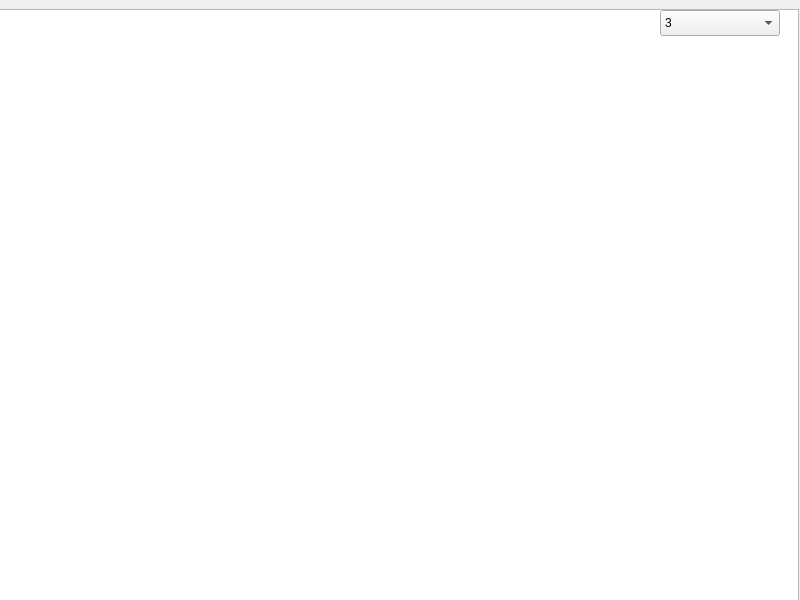
<?xml version="1.0" encoding="UTF-8"?>
<ui version="4.0">
 <class>MainWindow</class>
 <widget class="QMainWindow" name="MainWindow">
  <property name="geometry">
   <rect>
    <x>0</x>
    <y>0</y>
    <width>800</width>
    <height>600</height>
   </rect>
  </property>
  <property name="windowTitle">
   <string>MainWindow</string>
  </property>
  <widget class="QWidget" name="centralWidget">
   <widget class="QGraphicsView" name="gv_Radar">
    <property name="geometry">
     <rect>
      <x>-1</x>
      <y>9</y>
      <width>800</width>
      <height>600</height>
     </rect>
    </property>
   </widget>
   <widget class="QComboBox" name="scale_selector">
    <property name="geometry">
     <rect>
      <x>660</x>
      <y>10</y>
      <width>120</width>
      <height>26</height>
     </rect>
    </property>
    <item>
     <property name="text">
      <string>3</string>
     </property>
    </item>
    <item>
     <property name="text">
      <string>6</string>
     </property>
    </item>
    <item>
     <property name="text">
      <string>12</string>
     </property>
    </item>
    <item>
     <property name="text">
      <string>24</string>
     </property>
    </item>
    <item>
     <property name="text">
      <string>48</string>
     </property>
    </item>
    <item>
     <property name="text">
      <string>New Item</string>
     </property>
    </item>
   </widget>
  </widget>
 </widget>
 <layoutdefault spacing="6" margin="11"/>
 <resources/>
 <connections/>
</ui>
